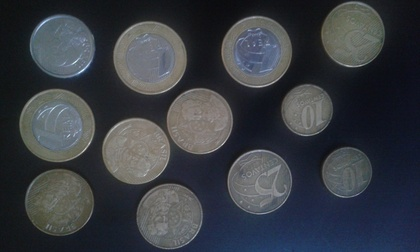
%> input picture imagens/11.jpg, 420 x 252 px, shrunk from 2560 x 1536 before the run
$ octave moedasResolucaoV3.m   (GNU Octave 9; MATLAB toolbox functions it lacks are replaced by stand-ins)
%> lines starting %> are read from the running program, lines starting %| are printed output that depends on the picture; in (x1, y1, x2, y2) boxes, pixels count from 0 and x2, y2 are one past the last pixel; in counts of white or black regions, pixels touching at a corner belong together; the program's own positions count from 1
pkg load image

clear all
close all

im = imread('/home/gustavo/Documentos/TADS/PDI/trabalhoMoedas/imagens/11.jpg');
%> im is the input picture: size 252x420x3 uint8; mean R, G, B 57.1, 61, 67.2
% [5 lines of commented-out code are left out]

f = rgb2gray(im);

% [5 lines of commented-out code are left out]

%%%%%%%%%%%%%%%%%%%%%%%%%%%%%%%%%%%%%%%%%%%%%%%%%%%%%%%%%%%%%%%
%%%%%%%%%%%%%%%%% MOEDAS CINZAS REDUZIDAS %%%%%%%%%%%%%%%%%%%%%

x=1;
for i=1:2:size(f,1)
    y=1;
    for j=1:2:size(f,2)
        fReduzida(x,y) = f(i,j);
        y=y+1;
    end
    x=x+1;
end
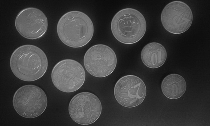
%> fReduzida: size 126x210 uint8; min 10, max 240, mean 60.5
%> after the loop, x = 127
%figure('Name','Moedas Cinzas Reduzidas');
%imshow(fReduzida)

f = fReduzida;

%%%%%%%%%%%%%%%%%%%%%%%%%%%%%%%%%%%%%%%%%%%%%%%%%%%%%%%%%%%%%%%
%%%%%%%%%%%%% MOEDAS CINZAS - LIMIARIZAÇÃO %%%%%%%%%%%%%%%%%%%%

% [5 lines of commented-out code are left out]

%%%%%%%%%%%%%%%%%%%%%%%%%%%%%%%%%%%%%%%%%%%%%%%%%%%%%%%%%%%%%%%
%%%%%%%%%%%%%%% MOEDAS - FILTRO PASSA BAIXA %%%%%%%%%%%%%%%%%%%

% [30 lines of commented-out code are left out]

%%%%%%%%%%%%%%%%%%%%%%%%%%%%%%%%%%%%%%%%%%%%%%%%%%%%%%%%%%%%%%%
%%%%%%%%%%%%%%%%%%%% MOEDAS - LIMIARIZAÇÃO %%%%%%%%%%%%%%%%%%%%

imLimiar = zeros(size(f,1), size(f,2));
imLimiar(f>65) = 1;
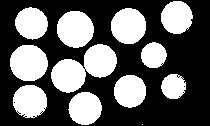
%> imLimiar: size 126x210 double; values 0 (black) and 1 (white), 38.5% white; 12 white regions (1 under 20 px), largest, box (x1, y1, x2, y2) and area: (51, 44, 117, 93) 1784, (10, 45, 48, 81) 1093, (57, 11, 94, 48) 1074

figure('Name','Moedas Limiarizadas');
imshow(imLimiar);

imwrite(imLimiar,'/home/gustavo/projetosGit/PDI/imLimiar.jpg');

%%%%%%%%%%%%%%%%%%%%%%%%%%%%%%%%%%%%%%%%%%%%%%%%%%%%%%%%%%%%%%%
%%%%%%%%%%%%%%%%% MOEDAS - DILATAÇÃO %%%%%%%%%%%%%%%%%%%%%%%%%%%%%
A = imLimiar;

B = [0 0 0;
     0 0 0;
     0 0 0];

C = A;

for k = 1:3
  for i=2:size(A,1)-1
    for j=2:size(A,2)-1
      if(A(i,j)==0) %se o pixel central da vizinhança de A = 1, deve ser analizado
% [5 lines of commented-out code are left out]
      vizA = [A(i-1,j-1) A(i-1,j) A(i-1,j+1);...
            A(i,j-1) A(i,j) A(i,j+1);...
            A(i+1,j-1) A(i+1,j) A(i+1,j+1)];
        if (sum(sum(vizA==B))!=9) % se todos os pixels são iguais entre a vizinhança de A e B
          C(i,j)=1;
        end
      end
    end
  end
  A = C;
end
%> after the loop, vizA = [0 0 0; 0 0 0; 0 0 0]
figure('Name','Imagem Moedas Dilatadas')
imshow(C)

imwrite(C,'/home/gustavo/projetosGit/PDI/imMoedasDilatadas.jpg');

%%%%%%%%%%%%%%%%%%%%%%%%%%%%%%%%%%%%%%%%%%%%%%%%%%%%%%%%%%%%%%%
%%%%%%%%%%%%%%%%% MOEDAS - EROSÃO %%%%%%%%%%%%%%%%%%%%%%%%%%%%%

B = [1 1 1;
     1 1 1;
     1 1 1];

for k = 1:10
  for i=2:size(A,1)-1
    for j=2:size(A,2)-1
      if(A(i,j)==1) %se o pixel central da vizinhança de A = 1, deve ser analizado
 % [5 lines of commented-out code are left out]
      vizA = [A(i-1,j-1) A(i-1,j) A(i-1,j+1);...
            A(i,j-1) A(i,j) A(i,j+1);...
            A(i+1,j-1) A(i+1,j) A(i+1,j+1)];
        if (sum(sum(vizA==B))!=9) % se todos os pixels são iguais entre a vizinhança de A e B
          C(i,j)=0;
        end
      end
    end
  end
  A = C;
end
%> this loop made 10 passes
%> pass 1, `A = C;`:
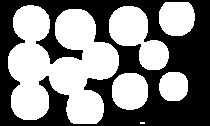
%> A: size 126x210 double; values 0 (black) and 1 (white), 50.9% white; 1 black region, box (x1, y1, x2, y2) and area: (0, 0, 210, 126) 12985
%> after the loop:
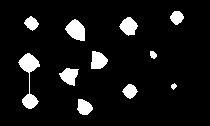
%> C: size 126x210 double; values 0 (black) and 1 (white), 8.1% white; 11 white regions, largest, box (x1, y1, x2, y2) and area: (18, 53, 40, 109) 472, (65, 19, 85, 41) 299, (119, 17, 138, 36) 232
%> after the loop, vizA = [1 1 1; 1 1 0; 0 0 0]
figure('Name','Imagem Moedas Erodidas')
imshow(C)

imwrite(C,'/home/gustavo/projetosGit/PDI/imMoedasErodidas.jpg');

%%%%%%%%%%%%%%%%%%%%%%%%%%%%%%%%%%%%%%%%%%%%%%%%%%%%%%%%%%%%%%%%%%
%%%%%%%%%%%%%%%%% MOEDAS - PORCENTAGEM %%%%%%%%%%%%%%%%%%%%%%%%%%%

perc = (sum(sum(C))*100)/(size(C,1)*size(C,2));
%> perc = 8.08
figure('Name','Moedas - Porcentagem')
imshow(C)

title(strcat('Percentual de moedas: ',int2str(perc),' %'))

%%%%%%%%%%%%%%%%%%%%%%%%%%%%%%%%%%%%%%%%%%%%%%%%%%%%%%%%%%%%%%%%%%
%%%%%%%%%%%%%%%%% MOEDAS - ROTULANDO %%%%%%%%%%%%%%%%%%%%%%%%%%%%%
imBW = C;

rotulo = 2;
rotulosIguais(1,1) = 0;
%rotulosIguais(2,1) = 0;
r = 1; %indice do vetor rotulos Iguais
imRotulo = imBW; %imagem cópia para armazenar os rotulos
for(i=2:size(imBW,1))
  for(j=2:size(imBW,2))
    if(imBW(i,j)==1)
      if((imBW(i-1,j)==0)&&(imBW(i,j-1)==0))
        rotulo+=2; % novo rotulo (soma de 10 em 10)
        imRotulo(i,j)=rotulo;
      else
        if((imBW(i-1,j)==1)&&(imBW(i,j-1)==0))
          imRotulo(i,j)=imRotulo(i-1,j);
        else
          if((imBW(i-1,j)==0)&&(imBW(i,j-1)==1))
            imRotulo(i,j)=imRotulo(i,j-1);
          else
            if(((imBW(i-1,j)==1)&&(imBW(i,j-1)==1))&&(imRotulo(i-1,j)==imRotulo(i,j-1)))
              imRotulo(i,j)=imRotulo(i-1,j);
            else
              if(((imBW(i-1,j)==1)&&(imBW(i,j-1)==1))&&(imRotulo(i-1,j)!=imRotulo(i,j-1)))
                %os vizinhos são rotulados e os rotulos são diferentes...
                imRotulo(i,j)=imRotulo(i-1,j); %insere o rotulo de um dos vizinhos
                eq1 = imRotulo(i-1,j);
                eq2 = imRotulo(i,j-1);
                % guardar rotulos equivalentes - erro
                ultimaLinha = size(rotulosIguais,1);
                ultimaColuna = size(rotulosIguais,2);
                [l1,c1]=find(rotulosIguais==eq1); %busca o 1o elemento
                [l2,c2]=find(rotulosIguais==eq2); %busca o 2o elemento
                if ((isempty(l1))&&(isempty(l2))) %não achou nenhum dos elementos
                  rotulosIguais(ultimaLinha+1,1) = eq1;
                  rotulosIguais(ultimaLinha+1,2) = eq2;
                else
                  if ((!isempty(l1))&&(isempty(l2))) %não achou o 1o elemento
                    rotulosIguais(l1,ultimaColuna+1) = eq2;
                  else
                    if ((isempty(l1))&&(!isempty(l2))) %não achou o 2o elemento
                      rotulosIguais(l2,ultimaColuna+1) = eq1;
                    end
                  end
                end
              end
            end
          end
        end
      end
    end
  end
end
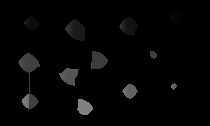
%> imRotulo: size 126x210 double; 8.08% of pixels changed, all inside (x1, y1, x2, y2) = (18, 11, 184, 115)
%> after the loop, c1 = 1; c2 = 2; eq1 = 128; eq2 = 130; l1 = 11; l2 = 11; rotulo = 130; ultimaColuna = 45; ultimaLinha = 11

figure('Name','Imagem Rotulada com erros')
imshow(uint8(imRotulo), [min(min(imRotulo)), max(max(imRotulo))])
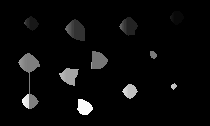
%> displayed picture: size 126x210, on the screen's scale of 0 to 255; min 0, max 255, mean 9.6

imwrite(imRotulo,'/home/gustavo/projetosGit/PDI/imRotulo.jpg');

%retirar erros de equivalências de rótulos
for(i=2:size(imRotulo,1))
  for(j=2:size(imRotulo,2))
    if(imRotulo(i,j)!=0)
      [l,c]=find(rotulosIguais==imRotulo(i,j)); %procura o elemento nos erros
      if(!isempty(l))
        imRotulo(i,j) = rotulosIguais(l,1);
      end
    end
  end
end
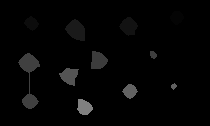
%> imRotulo: size 126x210 double; 2.1% of pixels changed, all inside (x1, y1, x2, y2) = (18, 12, 174, 110)
%> after the loop, c = 1; l = 11

qtdRegioes =  size(unique(imRotulo),1)-1; %-1 para desconsiderar o fundo
%> qtdRegioes = 11
imRotulo = uint8(imRotulo);
%> imRotulo: size 126x210 uint8
figure('Name','Imagem Rotulada 2')
imshow(imRotulo, [min(min(imRotulo)) max(max(imRotulo))])
title(strcat('Quantidade de Moedas: ',int2str(qtdRegioes)))

imwrite(imRotulo,'/home/gustavo/projetosGit/PDI/imRotuloFinal.jpg');

$ run again, with imagens/12.jpg copied over imagens/11.jpg
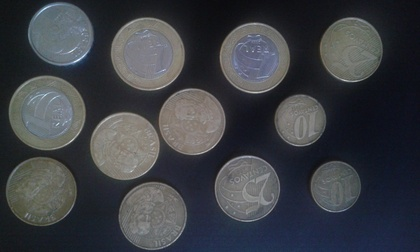
%> input picture imagens/12.jpg, 420 x 252 px, shrunk from 2560 x 1536 before the run
%> im is the input picture: size 252x420x3 uint8; mean R, G, B 61.2, 63.9, 69.1
%> after the loop `for i=1:2:size(f,1)`: x = 127
%> imLimiar: size 126x210 double; values 0 (black) and 1 (white), 39.5% white; 11 white regions, largest, box (x1, y1, x2, y2) and area: (45, 44, 113, 90) 1853, (5, 38, 43, 75) 1137, (56, 9, 93, 46) 1082
%> after the loop `for k = 1:3`: vizA = [0 0 0; 0 0 0; 0 0 0]
%> after the loop `for k = 1:10`: vizA = [1 1 1; 1 1 0; 0 0 0]
%> perc = 8.54
%> after the loop `for(i=2:size(imBW,1))`:
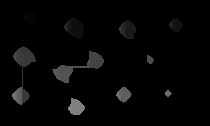
%> imRotulo: size 126x210 double; min 0, max 134, mean 5.2
%> after the loop `for(i=2:size(imBW,1))`: c1 = 1; c2 = 2; eq1 = 128; eq2 = 130; l1 = 11; rotulo = 134; ultimaColuna = 47; ultimaLinha = 11
%> after the loop `for(i=2:size(imRotulo,1))`:
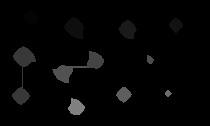
%> imRotulo: size 126x210 double; 2.95% of pixels changed, all inside (x1, y1, x2, y2) = (12, 12, 174, 113)
%> after the loop `for(i=2:size(imRotulo,1))`: c = 1; l = 11

$ run again, with imagens/13.jpg copied over imagens/11.jpg
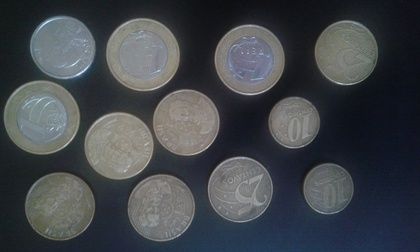
%> input picture imagens/13.jpg, 420 x 252 px, shrunk from 2560 x 1536 before the run
%> im is the input picture: size 252x420x3 uint8; mean R, G, B 65.9, 70.1, 74.9
%> after the loop `for i=1:2:size(f,1)`: x = 127
%> imLimiar: size 126x210 double; values 0 (black) and 1 (white), 39.7% white; 11 white regions, largest, box (x1, y1, x2, y2) and area: (42, 45, 110, 90) 1869, (2, 40, 40, 78) 1134, (53, 9, 90, 47) 1096
%> after the loop `for k = 1:3`: vizA = [0 0 0; 0 0 0; 0 0 0]
%> after the loop `for k = 1:10`: vizA = [1 1 1; 1 1 0; 0 0 0]
%> perc = 9.04
%> after the loop `for(i=2:size(imBW,1))`:
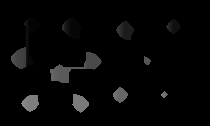
%> imRotulo: size 126x210 double; min 0, max 142, mean 5.9
%> after the loop `for(i=2:size(imBW,1))`: c1 = 1; c2 = 2; eq1 = 126; eq2 = 128; l1 = 10; rotulo = 142; ultimaColuna = 51; ultimaLinha = 11
%> after the loop `for(i=2:size(imRotulo,1))`:
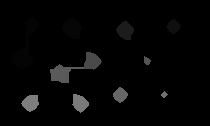
%> imRotulo: size 126x210 double; 3.63% of pixels changed, all inside (x1, y1, x2, y2) = (11, 18, 173, 111)
%> after the loop `for(i=2:size(imRotulo,1))`: c = 1; l = 11
